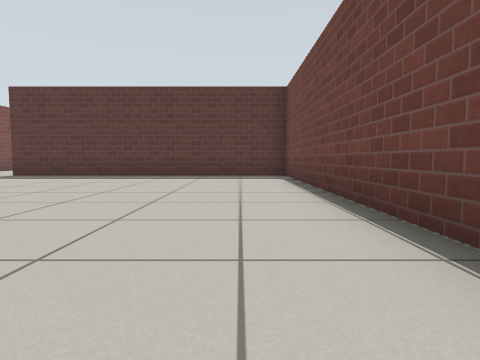
[1] (above)

17 first-person views from a walk through a world built for the Gazebo simulator. The camera is 0.5 m above the floor, tilts 4° down and sees 75° across. The floor is counted in squares, 1 m on a side. Each view is taken from the middle of a square. On the plan, view 1 faces up. The plan holds only what a view shows up to about 9 squares ahead; the rest is blank. The place goes on beyond the plan. Simple patterns stand in for the simulator's built-in surfaces.

[2]
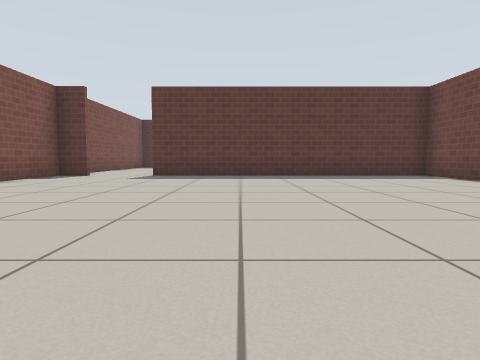

[3]
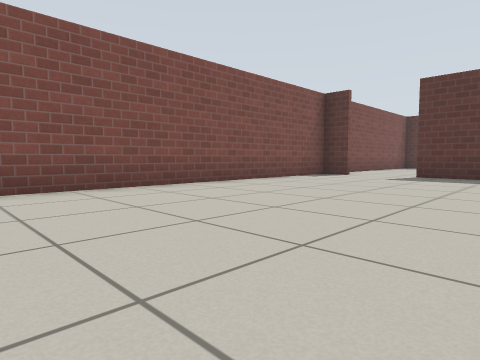

[4]
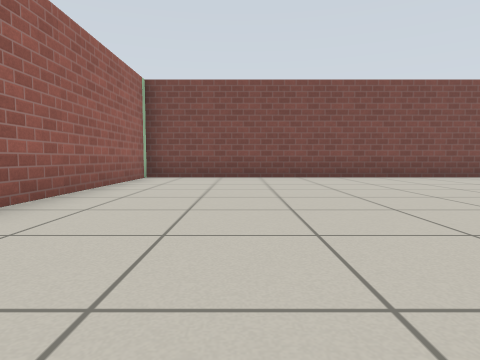

[5]
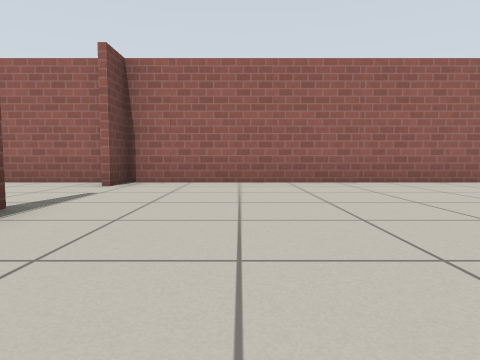

[6]
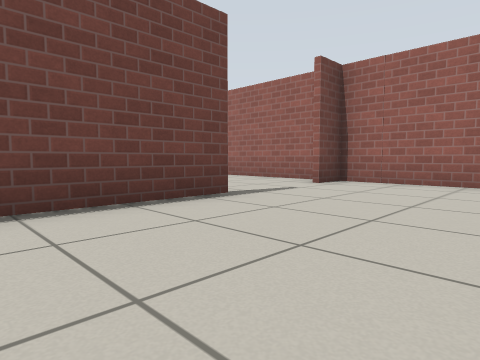

[7]
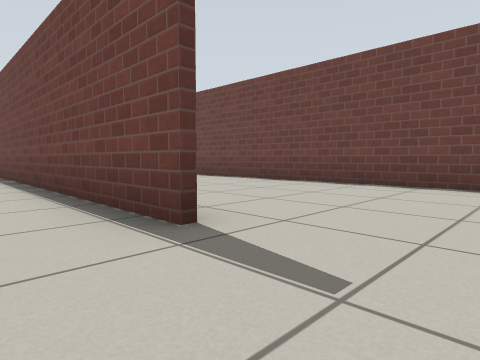

[8]
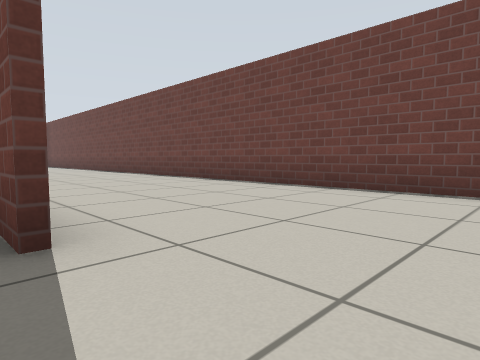

[9]
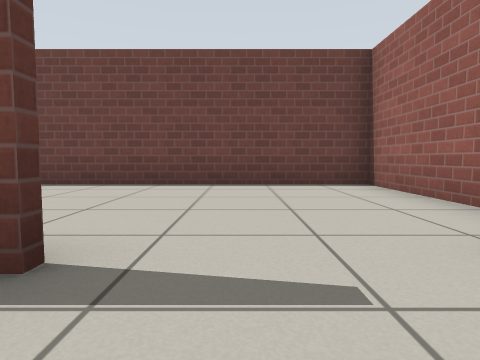

[10]
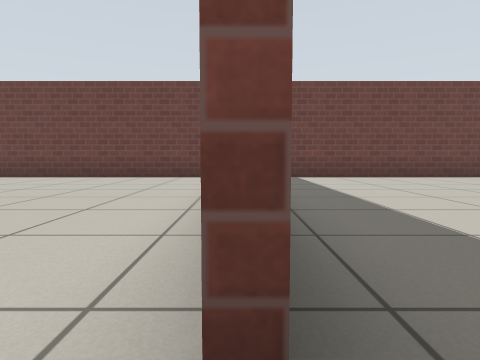

[11]
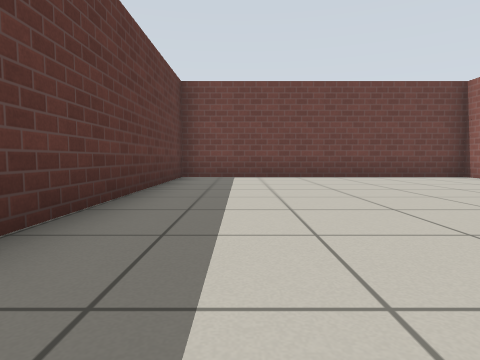

[12]
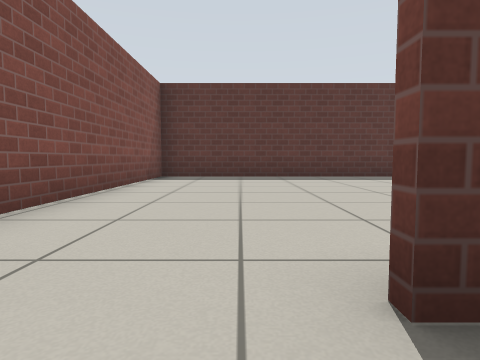

[13]
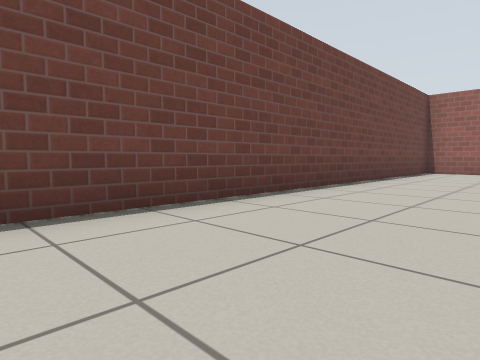

[14]
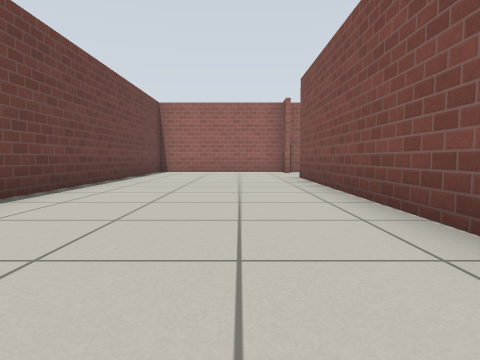

[15]
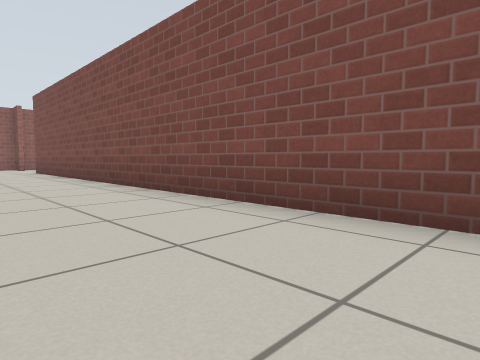

[16]
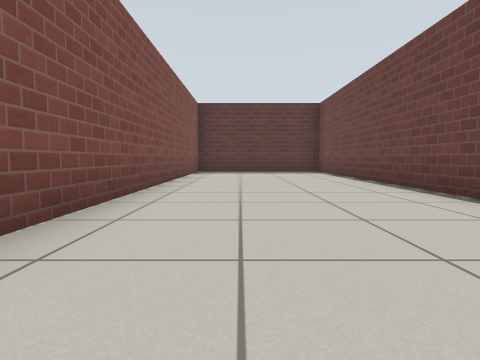

[17]
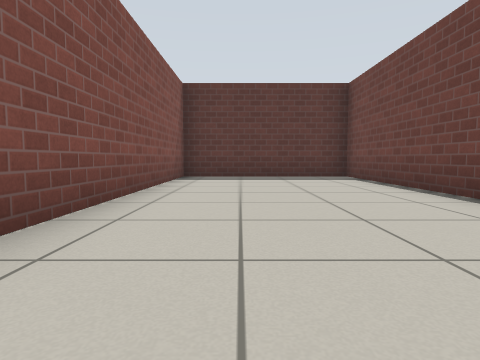

### Floor plan
Points are (right, up) in squares from view 1. A wall is a line through its corners. A room is listed if a view was taken in it or the views show most of it. See-through windows are left out.
Room 1 (views 1, 2, 3, 4, 5, 6, 7, 8, 9, 12)
walls: (1.3, -2.1) (1.3, 9.1); (-9.1, 8.9) (-9.1, -5.4) (1.3, -5.4) (1.3, -4.5); (1.4, 8.9) (-6.5, 8.9)
ways out: opening at (-7.5, 9) to room 2; opening at (1, -3.5) to room 3
Room 2 (views 10, 11)
walls: (-8.2, 8.9) (-9.1, 8.9); (0.9, 16.5) (-9.1, 16.5) (-9.1, 10.8); (1.3, 9.1) (1.3, 16.6)
ways out: opening at (-7.5, 9) to room 1
Room 3 (views 13, 14, 15, 16, 17)
walls: (5.9, 8.8) (5.9, 16.5) (0.9, 16.5); (1.5, 16.6) (1.5, -2.1); (1.7, -5.4) (5.9, -5.4) (5.9, 5.8)
ways out: opening at (1, -3.5) to room 1

Where each view was taken, in squares from view 1:
view 1: 0 up, 0 right, facing up
view 2: 0 up, 4 left, facing up
view 3: 0 up, 4 left, facing up-left
view 4: 3 down, 1 left, facing left
view 5: 1 up, 1 left, facing down
view 6: 1 up, 2 left, facing down-right
view 7: 4 down, 0 right, facing up-right
view 8: 4 down, 1 right, facing up-right
view 9: 3 down, 0 right, facing right
view 10: 9 up, 7 left, facing right
view 11: 15 up, 7 left, facing right
view 12: 8 up, 7 left, facing up
view 13: 6 up, 3 right, facing down-right
view 14: 6 up, 3 right, facing down
view 15: 10 up, 4 right, facing down-left
view 16: 5 up, 3 right, facing up
view 17: 8 up, 3 right, facing up
